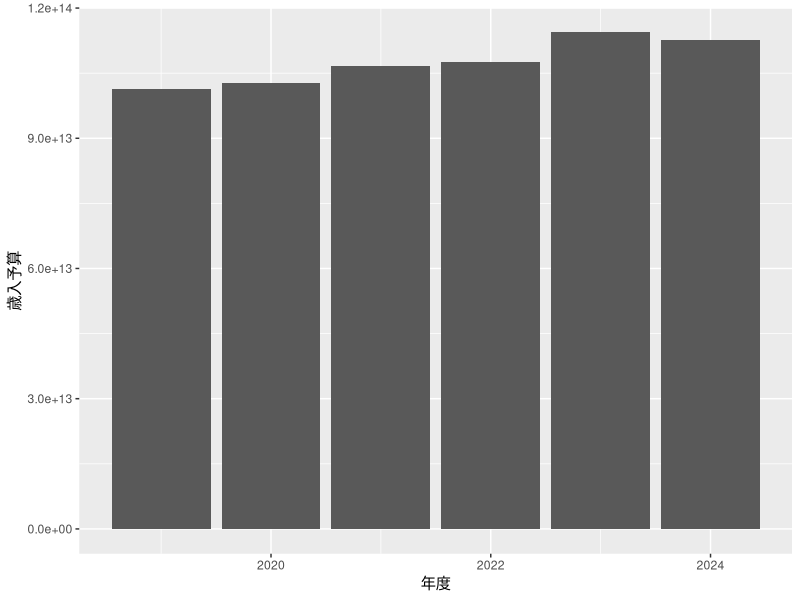
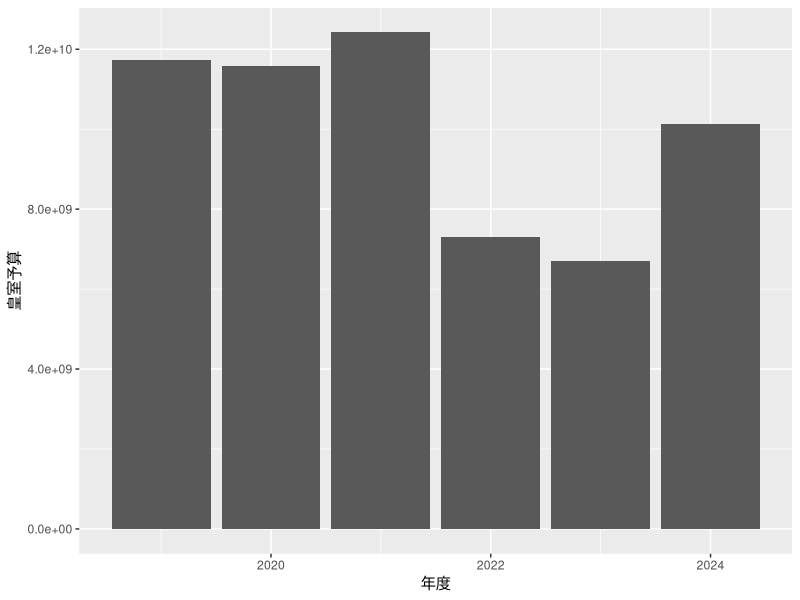
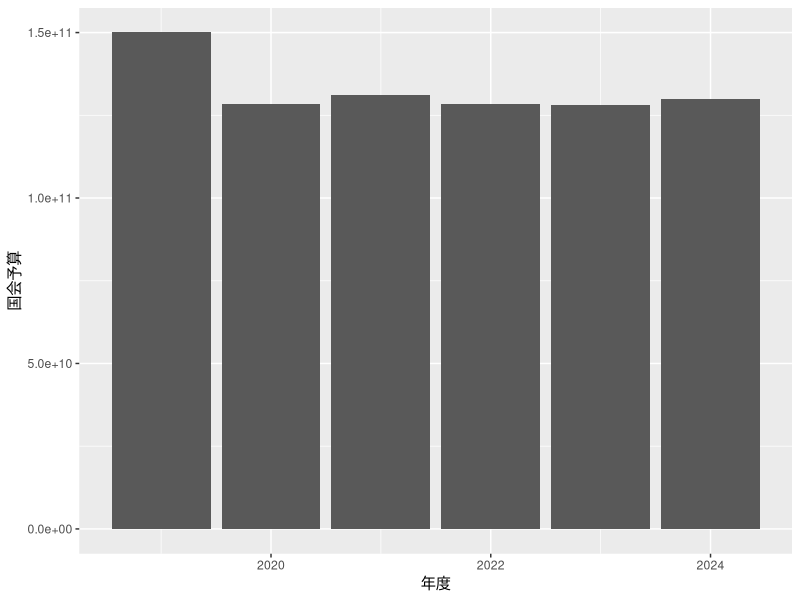
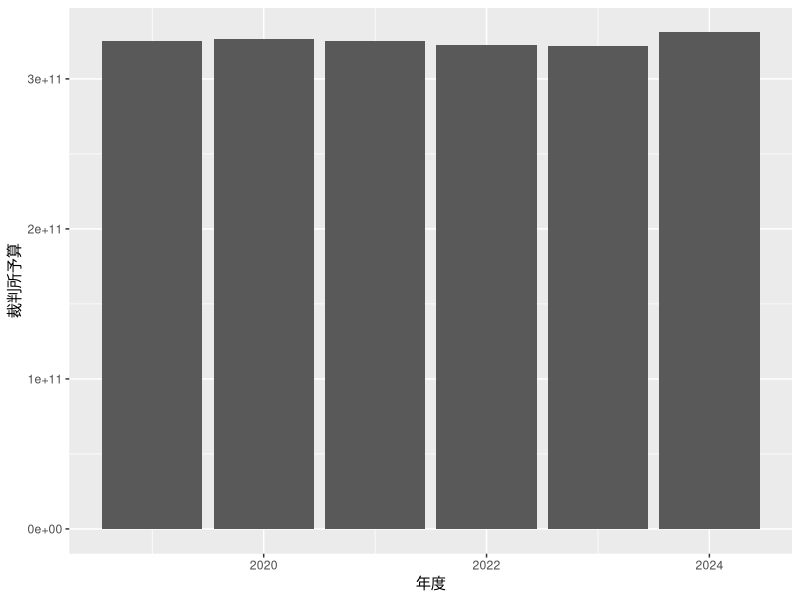
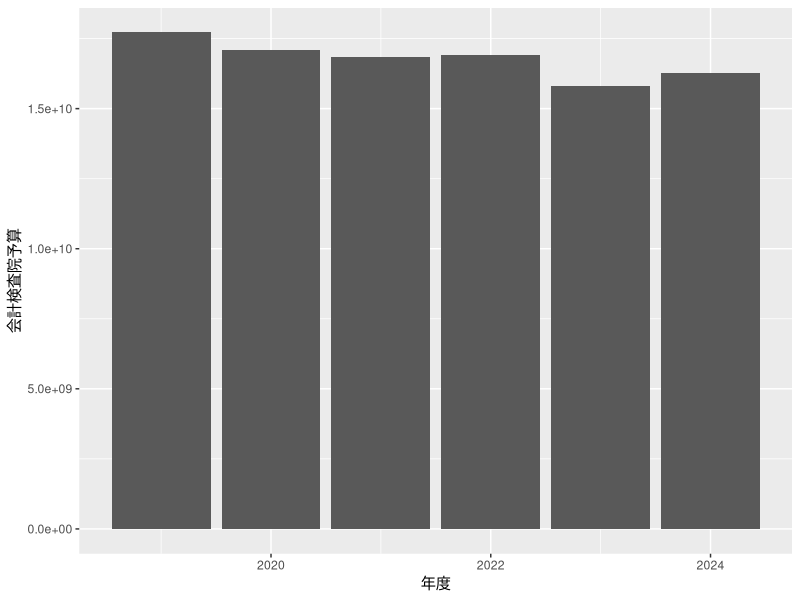
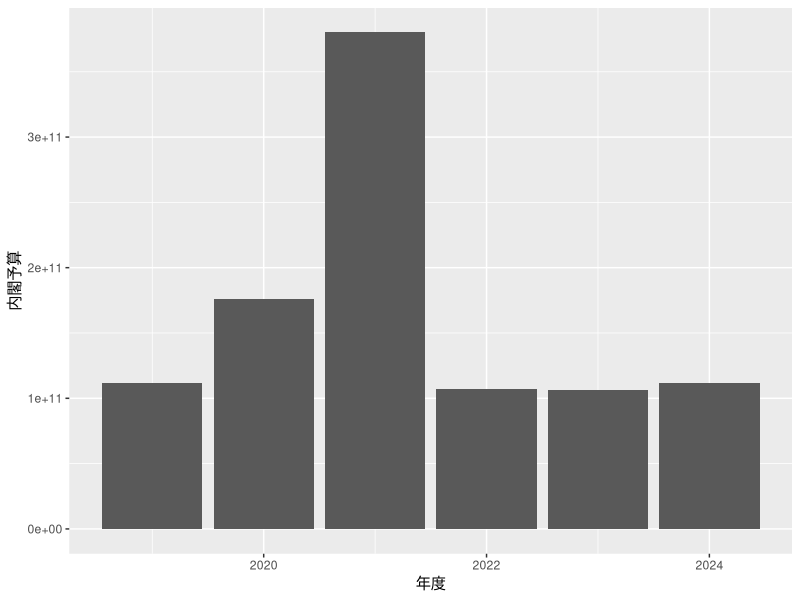
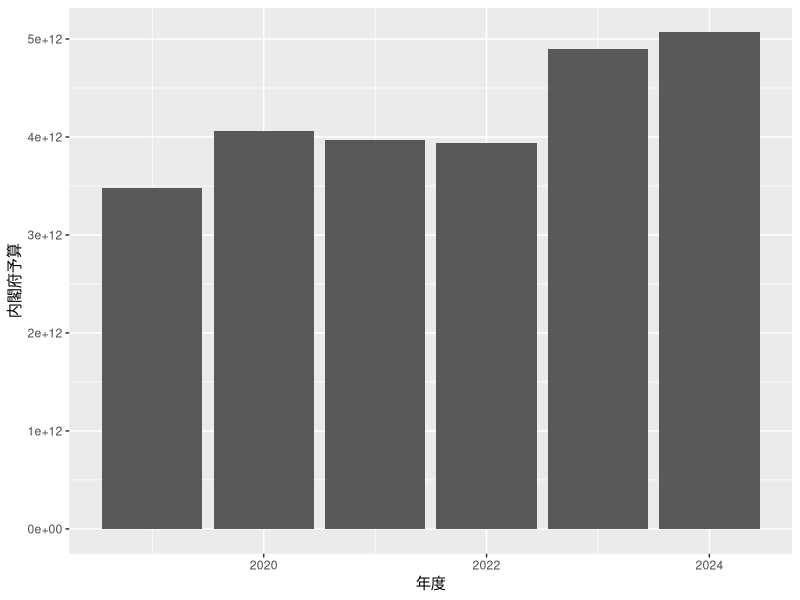
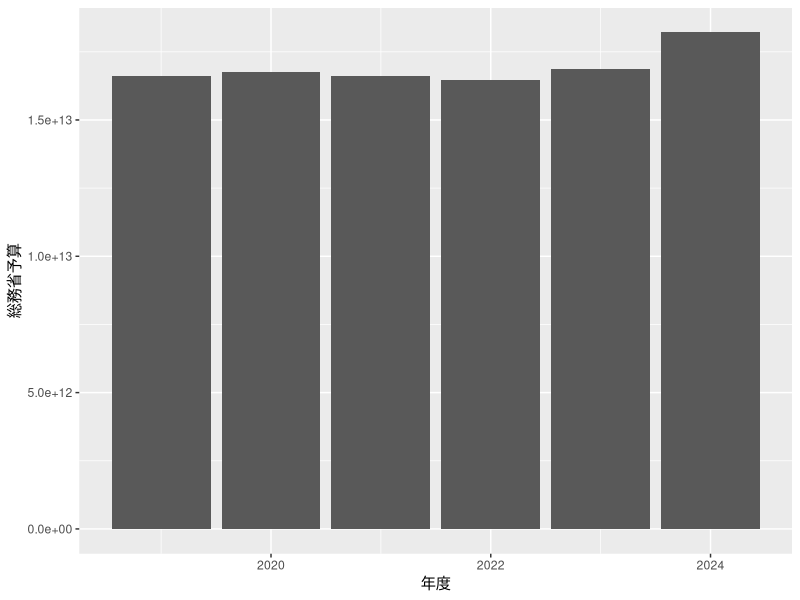

The R script that drew these images, in order:
## ---- chunk 1
library(tidyverse)
library(reshape2)
Year            <- c( 2019 , 2020 , 2021 , 2022 , 2023 , 2024 )
Imperial        <- c(11737259000,11573381000,12421478000,7308939000,6708028000,10141535000)                           #皇室
Diet            <- c(150041442000,128530580000,131238725000,128307623000,128221173000,129977426000)                   #国会
Court           <- c(325574308000,326624181000,325367912000,322813550000,322216780000,330979009000)                   #裁判所
Accounting      <- c(17719957000,17099094000,16835647000,16928289000,15824524000,16282621000)                         #会計検査院
Cabinet         <- c(111818789000,176103240000,380098139000,107172414000,106443244000,111459939000)                   #内閣
Cabinet_Office　<- c(3482340026000,4060788932000,3966939749000,3943292360000,4895957487000,5067112425000)             #内閣府
MIC　　　　　　 <- c(16629461781000,16769154908000,16595204879000,16462407984000,16862510254000,18210671996000)       #総務省
Justice         <- c(812915801000,820570628000,743140031000,743785213000,725004143000,740479227000)                   #法務省
Foreign　　　　 <- c(730621571000,712007381000,695872889000,690400138000,743449543000,725715593000)                   #外務省
Finance　　　　 <- c(25474407983000,25157926086000,30524764680000,31168839658000,35476279656000,30277723415000)       #財務省
Education       <- c(5528688569000,5415218203000,5297997446000,5281844828000,5294138248000,5338440212000)             #文部科学省
MHLW            <- c(32035752063000,33036565690000,33137968525000,33516048600000,33168623527000,33819068928000)       #厚生労働省
MAFF            <- c(2236132295000,2217023010000,2123443214000,2104261924000,2093667543000,2093344256000)             #農林水産省
METI            <- c(1284169586000,1243458715000,916984752000,902389830000,880893568000,869511554000)                 #経済産業省
MLIT            <- c(7022326883000,6898261553000,6057791114000,6030726064000,6052431129000,6096484115000)             #国土交通省
MOE             <- c(345945274000,353720637000,323285636000,329146485000,325754157000,320712419000)                   #環境省
MOD             <- c(5257439983000,5313345107000,5323546421000,5368725109000,6787965446000,7917176714000)             #防衛省
revenue         <- c(101457093570000,102657971326000,106609707875000,107596424558000,114381235569000,112571688422000) #歳入

Japan_df <- data.frame(Year,Imperial, Diet, Court, Accounting, Cabinet, Cabinet_Office, MIC, Justice, Foreign, Education, MHLW, MAFF, METI, MLIT, MOE, MOD, revenue)

#データフレーム化
Imperial_df       <- data.frame( Year , Imperial       )
Diet_df           <- data.frame( Year , Diet           )
Court_df          <- data.frame( Year , Court          )
Accounting_df     <- data.frame( Year , Accounting     )
Cabinet_df        <- data.frame( Year , Cabinet        )
Cabinet_Office_df <- data.frame( Year , Cabinet_Office )
MIC_df            <- data.frame( Year , MIC            )
Justice_df        <- data.frame( Year , Justice        )
Foreign_df        <- data.frame( Year , Foreign        )
Finance_df        <- data.frame( Year , Finance        )
Education_df      <- data.frame( Year , Education      )
MHLW_df           <- data.frame( Year , MHLW           )
MAFF_df           <- data.frame( Year , MAFF           )
METI_df           <- data.frame( Year , METI           )
MLIT_df           <- data.frame( Year , MLIT           )
MOE_df            <- data.frame( Year , MOE            )
MOD_df            <- data.frame( Year , MOD            )
revenue_df        <- data.frame( Year , revenue        )
## ---- chunk 2
#グラフ化

revenue_df |> 
  ggplot() +
  geom_col(aes(x = Year, y = revenue))+
  labs(x = "年度", y = "歳入予算" )
Imperial_df |> 
  ggplot() +
  geom_col(aes(x = Year, y = Imperial))+
  labs(x = "年度", y = "皇室予算" )# 皇室

Diet_df |> 
  ggplot() +
  geom_col(aes(x = Year, y = Diet))+
  labs(x = "年度", y = "国会予算" )# 国会

Court_df |> 
  ggplot() +
  geom_col(aes(x = Year, y = Court))+
  labs(x = "年度", y = "裁判所予算" ) # 裁判所

Accounting_df |> 
  ggplot() +
  geom_col(aes(x = Year, y = Accounting))+
  labs(x = "年度", y = "会計検査院予算" ) # 会計検査院

Cabinet_df |> 
  ggplot() +
  geom_col(aes(x = Year, y = Cabinet))+
  labs(x = "年度", y = "内閣予算" ) # 内閣

Cabinet_Office_df |> 
  ggplot() +
  geom_col(aes(x = Year, y = Cabinet_Office))+
  labs(x = "年度", y = "内閣府予算" ) # 内閣府

MIC_df |> 
  ggplot() +
  geom_col(aes(x = Year, y = MIC))+
  labs(x = "年度", y = "総務省予算" ) # 総務省

Justice_df |> 
  ggplot() +
  geom_col(aes(x = Year, y = Justice))+
  labs(x = "年度", y = "法務省予算" ) # 法務省

Foreign_df |> 
  ggplot() +
  geom_col(aes(x = Year, y = Foreign))+
  labs(x = "年度", y = "外務省予算" ) # 外務省

Finance_df |> 
  ggplot() +
  geom_col(aes(x = Year, y = Finance))+
  labs(x = "年度", y = "財務省予算" ) # 財務省

Education_df |> 
  ggplot() +
  geom_col(aes(x = Year, y = Education))+
  labs(x = "年度", y = "文部科学省予算" ) # 文部科学省

MHLW_df |>  
  ggplot() +
  geom_col(aes(x = Year, y = MHLW))+
  labs(x = "年度", y = "厚生労働省予算" ) # 厚生労働省

MAFF_df |> 
  ggplot() +
  geom_col(aes(x = Year, y = MAFF))+
  labs(x = "年度", y = "農林水産省予算" ) # 農林水産省

METI_df |>
  ggplot() +
  geom_col(aes(x = Year, y = METI))+
  labs(x = "年度", y = "経済産業省予算" ) # 経済産業省

MLIT_df |>
  ggplot() +
  geom_col(aes(x = Year, y = MLIT))+
  labs(x = "年度", y = "国土交通省予算" ) # 国土交通省

MOE_df |> 
  ggplot() +
  geom_col(aes(x = Year, y = MOE))+
  labs(x = "年度", y = "環境省予算" ) # 環境省

MOD_df |> 
  ggplot() +
  geom_col(aes(x = Year, y = MOD))+
  labs(x = "年度", y = "防衛省予算" ) # 防衛省

Year1 <- Year[2:6]
revenue1 <- revenue[1:5]
revenue2 <- revenue[2:6]
revenue_Change <- revenue2 / revenue1 * 100 - 100
revenue_Change_df <- data.frame(Year1,revenue_Change)

Imperial1 <- Imperial[1:5]
Imperial2 <- Imperial[2:6]
Imperial_Change <- Imperial2 / Imperial1 * 100 - 100
Imperial_Change_df <- data.frame(Year1,Imperial_Change)

Diet1 <- Diet[1:5]
Diet2 <- Diet[2:6]
Diet_Change <- Diet2 / Diet1 * 100 - 100
Diet_Change_df <- data.frame(Year1,Diet_Change)

Court1 <- Court[1:5]
Court2 <- Court[2:6]
Court_Change <- Court2 / Court1 * 100 - 100
Court_Change_df <- data.frame(Year1,Court_Change)

Accounting1 <- Accounting[1:5]
Accounting2 <- Accounting[2:6]
Accounting_Change <- Accounting2 /Accounting1 * 100 - 100
Accounting_Change_df <- data.frame(Year1,Accounting_Change)

Cabinet1 <- Cabinet[1:5]
Cabinet2 <- Cabinet[2:6]
Cabinet_Change <- Cabinet2 / Cabinet1 * 100 - 100
Cabinet_Change_df <- data.frame(Year1,Cabinet_Change)

Cabinet_Office1 <- Cabinet_Office[1:5]
Cabinet_Office2 <- Cabinet_Office[2:6]
Cabinet_Office_Change <- Cabinet_Office2 /Cabinet_Office1 * 100 - 100
Cabinet_Office_Change_df <- data.frame(Year1,Cabinet_Office_Change)

MIC1 <- MIC[1:5]
MIC2 <- MIC[2:6]
MIC_Change <- MIC2 / MIC1 * 100 - 100
MIC_Change_df <- data.frame(Year1,MIC_Change)

Justice1 <- Justice[1:5]
Justice2 <- Justice[2:6]
Justice_Change <- Justice2 / Justice1 * 100 - 100
Justice_Change_df <- data.frame(Year1,Justice_Change)

Foreign1 <- Foreign[1:5]
Foreign2 <- Foreign[2:6]
Foreign_Change <- Foreign2 / Foreign1 * 100 - 100
Foreign_Change_df <- data.frame(Year1,Foreign_Change)

Finance1 <- Finance[1:5]
Finance2 <- Finance[2:6]
Finance_Change <- Finance2 /Finance1 * 100 - 100
Finance_Change_df <- data.frame(Year1,Finance_Change)

Education1 <- Education[1:5]
Education2 <- Education[2:6]
Education_Change <- Education2 / Education1 * 100 - 100
Education_Change_df <- data.frame(Year1,Education_Change)

MHLW1 <- MHLW[1:5]
MHLW2 <- MHLW[2:6]
MHLW_Change <- MHLW2 / MHLW1 * 100 - 100
MHLW_Change_df <- data.frame(Year1,MHLW_Change)

MAFF1 <- MAFF[1:5]
MAFF2 <- MAFF[2:6]
MAFF_Change <- MAFF2 / MAFF1 * 100 - 100
MAFF_Change_df <- data.frame(Year1,MAFF_Change)

METI1 <- METI[1:5]
METI2 <- METI[2:6]
METI_Change <- METI2 / METI1 * 100 - 100
METI_Change_df <- data.frame(Year1,METI_Change)

MLIT1 <- MLIT[1:5]
MLIT2 <- MLIT[2:6]
MLIT_Change <- MLIT2 / MLIT1 * 100 - 100
MLIT_Change_df <- data.frame(Year1,MLIT_Change)

MOE1 <- MOE[1:5]
MOE2 <- MOE[2:6]
MOE_Change <- MOE2 / MOE1 * 100 - 100
MOE_Change_df <- data.frame(Year1,MOE_Change)

MOD1 <- MOD[1:5]
MOD2 <- MOD[2:6]
MOD_Change <- MOD2 / MOD1 * 100 - 100
MOD_Change_df <- data.frame(Year1,MOD_Change)

revenue_Change_df |> 
  ggplot() +
  geom_line(aes(x = Year1 , y = revenue_Change),
            linewidth = 0.75)+
  labs(x = "年度",y ="歳入増減率(%)")+
  theme_light(base_size = 12)
            
Imperial_Change_df |> 
  ggplot() +
  geom_line(aes(x = Year1 , y = Imperial_Change),
            linewidth = 0.75)+
  labs(x = "年度",y ="皇室予算増減率(%)")+
  theme_light(base_size = 12)

Diet_Change_df |> 
  ggplot() +
  geom_line(aes(x = Year1 , y = Diet_Change),
            linewidth = 0.75)+
  labs(x = "年度",y ="国会予算増減率(%)")+
  theme_light(base_size = 12)

Court_Change_df |> 
  ggplot() +
  geom_line(aes(x = Year1 , y = Court_Change),
            linewidth = 0.75)+
  labs(x = "年度",y ="裁判所予算増減率(%)")+
  theme_light(base_size = 12)

Accounting_Change_df |> 
  ggplot() +
  geom_line(aes(x = Year1 , y = Accounting_Change),
            linewidth = 0.75)+
  labs(x = "年度",y ="会計検査院予算増減率(%)")+
  theme_light(base_size = 12)

Cabinet_Change_df |> 
  ggplot() +
  geom_line(aes(x = Year1 , y = Cabinet_Change),
            linewidth = 0.75)+
  labs(x = "年度",y ="内閣予算増減率(%)")+
  theme_light(base_size = 12)

Cabinet_Office_Change_df |> 
  ggplot() +
  geom_line(aes(x = Year1 , y = Cabinet_Office_Change),
            linewidth = 0.75)+
  labs(x = "年度",y ="内閣府予算増減率(%)")+
  theme_light(base_size = 12)

MIC_Change_df |> 
  ggplot() +
  geom_line(aes(x = Year1 , y = MIC_Change),
            linewidth = 0.75)+
  labs(x = "年度",y ="総務省予算増減率(%)")+
  theme_light(base_size = 12)

Justice_Change_df |> 
  ggplot() +
  geom_line(aes(x = Year1 , y = Justice_Change),
            linewidth = 0.75)+
  labs(x = "年度",y ="法務省予算増減率(%)")+
  theme_light(base_size = 12)

Foreign_Change_df |> 
  ggplot() +
  geom_line(aes(x = Year1 , y = Foreign_Change),
            linewidth = 0.75)+
  labs(x = "年度",y ="外務省予算増減率(%)")+
  theme_light(base_size = 12)

Finance_Change_df |> 
  ggplot() +
  geom_line(aes(x = Year1 , y = Finance_Change),
            linewidth = 0.75)+
  labs(x = "年度",y ="財務省予算増減率(%)")+
  theme_light(base_size = 12)

Education_Change_df |> 
  ggplot() +
  geom_line(aes(x = Year1 , y = Education_Change),
            linewidth = 0.75)+
  labs(x = "年度",y ="文部科学省予算増減率(%)")+
  theme_light(base_size = 12)

MHLW_Change_df |> 
  ggplot() +
  geom_line(aes(x = Year1 , y = MHLW_Change),
            linewidth = 0.75)+
  labs(x = "年度",y ="厚生労働省予算増減率(%)")+
  theme_light(base_size = 12)

MAFF_Change_df |> 
  ggplot() +
  geom_line(aes(x = Year1 , y = MAFF_Change),
            linewidth = 0.75)+
  labs(x = "年度",y ="農林水産省予算増減率(%)")+
  theme_light(base_size = 12)

METI_Change_df |> 
  ggplot() +
  geom_line(aes(x = Year1 , y = METI_Change),
            linewidth = 0.75)+
  labs(x = "年度",y ="経済産業省予算増減率(%)")+
  theme_light(base_size = 12)

MLIT_Change_df |> 
  ggplot() +
  geom_line(aes(x = Year1 , y = MLIT_Change),
            linewidth = 0.75)+
  labs(x = "年度",y ="国土交通省予算増減率(%)")+
  theme_light(base_size = 12)

MOE_Change_df |> 
  ggplot() +
  geom_line(aes(x = Year1 , y = MOE_Change),
            linewidth = 0.75)+
  labs(x = "年度",y ="環境省予算増減率(%)")+
  theme_light(base_size = 12)

MOD_Change_df |> 
  ggplot() +
  geom_line(aes(x = Year1 , y = MOD_Change),
            linewidth = 0.75)+
  labs(x = "年度",y ="防衛省予算増減率(%)")+
  theme_light(base_size = 12)

#棒グラフ
Japan_df_long <- melt(Japan_df, id.vars = "Year" , variable.name = "Category", value.name = "Value")
Japan_df_long <- Japan_df_long |> 
  mutate(Category = recode(Category,
                           "Imperial"       = "皇室",
                           "Diet"           = "国会",
                           "Court"          = "裁判所",
                           "Accounting"     = "会計検査院",
                           "Cabinet"        = "内閣",
                           "Cabinet_Office" = "内閣府",
                           "MIC"            = "総務省",
                           "Justice"        = "法務省",
                           "Foreign"        = "外務省",
                           "Education"      = "文部科学省",
                           "MHLW"           = "厚生労働省",
                           "MAFF"           = "農林水産省",
                           "METI"           = "経済産業省",
                           "MLIT"           = "国土交通省",
                           "MOE"            = "環境省",
                           "MOD"            = "防衛省",
                           "revenue"        = "歳入"))
#棒グラフ予算
options(repr.plot.width = 16,repr.plot.height = 9)
ggplot(Japan_df_long, aes(x = Year, y = Value, fill = Category)) +
  geom_col(position = "dodge") +
  labs(title = "日本国省庁別予算", x = "年", y = "予算(円)") +
  theme_light(base_size = 12)

#折れ線グラフ予算増減率
Japan_df_Change <- data.frame(Year1,Imperial_Change, Diet_Change, Court_Change, Accounting_Change, Cabinet_Change, Cabinet_Office_Change, MIC_Change, Justice_Change, Foreign_Change, Education_Change, MHLW_Change, MAFF_Change, METI_Change, MLIT_Change, MOE_Change, MOD_Change, revenue_Change)
Japan_df_Change_long <- melt(Japan_df_Change, id.vars = "Year1" , variable.name = "Category", value.name = "Value")
Japan_df_Change_long <- Japan_df_Change_long |> 
  mutate(Category = recode(Category,
                           "Imperial_Change"       = "皇室",
                           "Diet_Change"           = "国会",
                           "Court_Change"          = "裁判所",
                           "Accounting_Change"     = "会計検査院",
                           "Cabinet_Change"        = "内閣",
                           "Cabinet_Office_Change" = "内閣府",
                           "MIC_Change"            = "総務省",
                           "Justice_Change"        = "法務省",
                           "Foreign_Change"        = "外務省",
                           "Education_Change"      = "文部科学省",
                           "MHLW_Change"           = "厚生労働省",
                           "MAFF_Change"           = "農林水産省",
                           "METI_Change"           = "経済産業省",
                           "MLIT_Change"           = "国土交通省",
                           "MOE_Change"            = "環境省",
                           "MOD_Change"            = "防衛省",
                           "revenue_Change"        = "歳入"))

Japan_df_Change_long |> 
  ggplot(aes(x = Year1, y = Value, color = Category)) +
  geom_line() +
  labs(title = "日本国省庁別予算増減率(%)", x = "年", y = "予算増減率(%)") +
  theme_light(base_size = 12)

